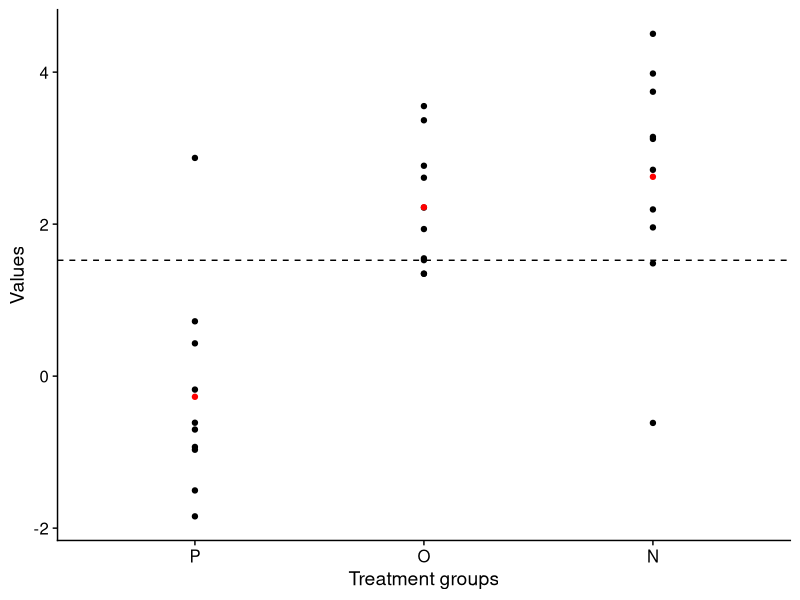
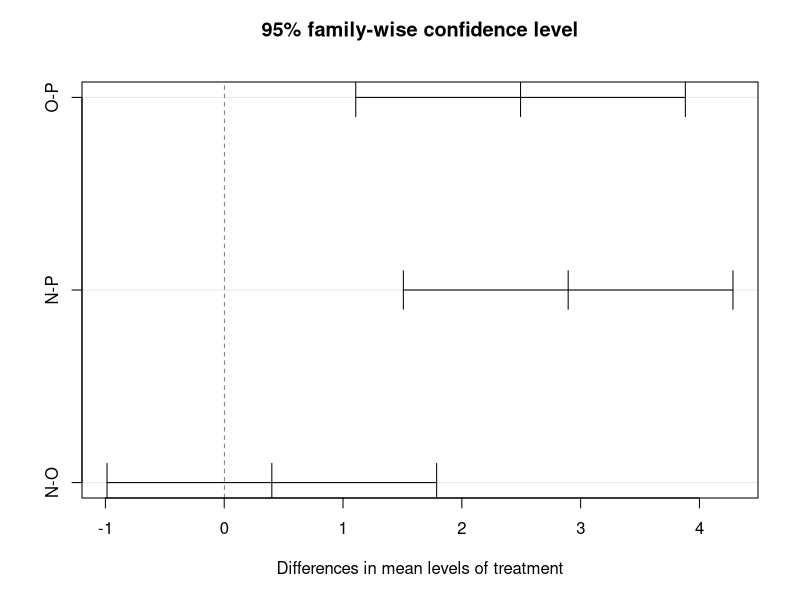

These figures' R source, in order:
## ---- chunk 1
library(tidyverse)
library(cowplot)
library(knitr)
library(kableExtra)
## ---- chunk 2
set.seed(12)
bioData <- 
    tibble(P1 = rnorm(10, 7, 1), 
       P2 = rnorm(10, 7, 1),
       O1 = rnorm(10, 7, 1), 
       O2 = rnorm(10, 5, 1), 
       N1 = rnorm(10, 7, 1), 
       N2 = rnorm(10, 4, 1)) %>%
    mutate(P = P1 - P2, O = O1 - O2, N = N1 - N2) %>%
    select(P, O, N)
## ---- chunk 3
bioData %>%
    kbl(booktabs = T) %>%
    kable_styling(full_width = F)
## ---- chunk 4
bioLong <- 
    bioData %>%
    gather(treatment, value) %>%
    mutate(treatment = factor(treatment, levels = c('P', 'O', 'N')))
bioMeans <-
    bioLong %>%
    group_by(treatment) %>%
    summarize(mean = mean(value))
bioLong %>%
    ggplot(aes(x = treatment, y = value)) +
    geom_point() + 
    geom_point(data = bioMeans %>% rename(value = mean), col = 'red') +
    geom_hline(yintercept = mean(bioLong$value), lty = 2) +
    theme_cowplot() +
    labs(x = 'Treatment groups', y = 'Values')
## ---- chunk 5
anovaObj <- aov(value ~ treatment, data = bioLong)
## ---- chunk 6
anova(anovaObj)
## ---- chunk 7
TukeyHSD(anovaObj)
## ---- chunk 8
plot(TukeyHSD(anovaObj))
## ---- chunk 9
linearFit <- lm(value ~ treatment, data = bioLong)
summary(linearFit)
